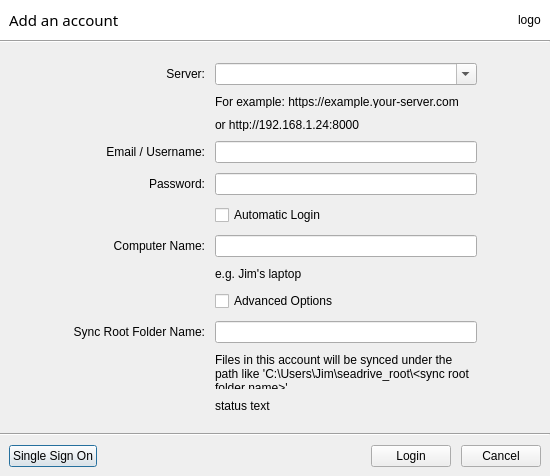
<?xml version="1.0" encoding="UTF-8"?>
<ui version="4.0">
 <class>LoginDialog</class>
 <widget class="QDialog" name="LoginDialog">
  <property name="geometry">
   <rect>
    <x>0</x>
    <y>0</y>
    <width>550</width>
    <height>476</height>
   </rect>
  </property>
  <property name="sizePolicy">
   <sizepolicy hsizetype="Expanding" vsizetype="Expanding">
    <horstretch>0</horstretch>
    <verstretch>0</verstretch>
   </sizepolicy>
  </property>
  <property name="windowTitle">
   <string>Dialog</string>
  </property>
  <property name="styleSheet">
   <string notr="true">QLineEdit {
min-width: 260px;
}</string>
  </property>
  <layout class="QVBoxLayout" name="verticalLayout">
   <property name="spacing">
    <number>0</number>
   </property>
   <property name="leftMargin">
    <number>0</number>
   </property>
   <property name="topMargin">
    <number>0</number>
   </property>
   <property name="rightMargin">
    <number>0</number>
   </property>
   <property name="bottomMargin">
    <number>0</number>
   </property>
   <item>
    <widget class="QWidget" name="widget" native="true">
     <property name="styleSheet">
      <string notr="true">background: white;</string>
     </property>
     <layout class="QHBoxLayout" name="horizontalLayout_2">
      <item>
       <widget class="QLabel" name="mTitle">
        <property name="font">
         <font>
          <family>Sans Serif</family>
          <pointsize>11</pointsize>
         </font>
        </property>
        <property name="styleSheet">
         <string notr="true"/>
        </property>
        <property name="text">
         <string>Add an account</string>
        </property>
       </widget>
      </item>
      <item>
       <spacer name="horizontalSpacer_4">
        <property name="orientation">
         <enum>Qt::Horizontal</enum>
        </property>
        <property name="sizeHint" stdset="0">
         <size>
          <width>376</width>
          <height>20</height>
         </size>
        </property>
       </spacer>
      </item>
      <item>
       <widget class="QLabel" name="mLogo">
        <property name="text">
         <string>logo</string>
        </property>
       </widget>
      </item>
     </layout>
    </widget>
   </item>
   <item>
    <widget class="Line" name="line">
     <property name="orientation">
      <enum>Qt::Horizontal</enum>
     </property>
    </widget>
   </item>
   <item>
    <spacer name="verticalSpacer">
     <property name="orientation">
      <enum>Qt::Vertical</enum>
     </property>
     <property name="sizeHint" stdset="0">
      <size>
       <width>20</width>
       <height>85</height>
      </size>
     </property>
    </spacer>
   </item>
   <item>
    <layout class="QHBoxLayout" name="horizontalLayout_3">
     <item>
      <spacer name="horizontalSpacer_2">
       <property name="orientation">
        <enum>Qt::Horizontal</enum>
       </property>
       <property name="sizeHint" stdset="0">
        <size>
         <width>40</width>
         <height>20</height>
        </size>
       </property>
      </spacer>
     </item>
     <item>
      <layout class="QGridLayout" name="gridLayout">
       <property name="topMargin">
        <number>20</number>
       </property>
       <property name="bottomMargin">
        <number>20</number>
       </property>
       <property name="spacing">
        <number>10</number>
       </property>
       <item row="3" column="2">
        <widget class="QLineEdit" name="mPassword">
         <property name="echoMode">
          <enum>QLineEdit::Password</enum>
         </property>
        </widget>
       </item>
       <item row="2" column="0">
        <widget class="QLabel" name="label_2">
         <property name="text">
          <string>Email / Username:</string>
         </property>
         <property name="alignment">
          <set>Qt::AlignRight|Qt::AlignTrailing|Qt::AlignVCenter</set>
         </property>
        </widget>
       </item>
       <item row="4" column="2">
        <layout class="QGridLayout" name="automaticLoginLayout">
         <property name="verticalSpacing">
          <number>0</number>
         </property>
         <item row="0" column="0">
          <widget class="QCheckBox" name="mAutomaticLogin">
           <property name="text">
            <string>Automatic Login</string>
           </property>
          </widget>
         </item>
         <item row="1" column="0">
          <spacer name="verticalSpacer4">
           <property name="orientation">
            <enum>Qt::Vertical</enum>
           </property>
           <property name="sizeHint" stdset="0">
            <size>
             <width>20</width>
             <height>4</height>
            </size>
           </property>
          </spacer>
         </item>
        </layout>
       </item>
       <item row="8" column="2">
        <widget class="QLineEdit" name="mSyncRootFolderName"/>
       </item>
       <item row="3" column="0">
        <widget class="QLabel" name="label_3">
         <property name="text">
          <string>Password:</string>
         </property>
         <property name="alignment">
          <set>Qt::AlignRight|Qt::AlignTrailing|Qt::AlignVCenter</set>
         </property>
        </widget>
       </item>
       <item row="0" column="0">
        <widget class="QLabel" name="serverUrl">
         <property name="text">
          <string>Server:</string>
         </property>
         <property name="alignment">
          <set>Qt::AlignRight|Qt::AlignTrailing|Qt::AlignVCenter</set>
         </property>
        </widget>
       </item>
       <item row="7" column="2">
        <widget class="QCheckBox" name="mAdvancedOptions">
         <property name="text">
          <string>Advanced Options</string>
         </property>
        </widget>
       </item>
       <item row="6" column="2">
        <widget class="QLabel" name="hint_3">
         <property name="text">
          <string>e.g. Jim's laptop</string>
         </property>
        </widget>
       </item>
       <item row="0" column="2">
        <widget class="QComboBox" name="mServerAddr">
         <property name="editable">
          <bool>true</bool>
         </property>
        </widget>
       </item>
       <item row="8" column="0">
        <widget class="QLabel" name="label_7">
         <property name="text">
          <string>Sync Root Folder Name:</string>
         </property>
         <property name="alignment">
          <set>Qt::AlignRight|Qt::AlignTrailing|Qt::AlignVCenter</set>
         </property>
        </widget>
       </item>
       <item row="5" column="2">
        <widget class="QLineEdit" name="mComputerName"/>
       </item>
       <item row="5" column="0">
        <widget class="QLabel" name="label_5">
         <property name="text">
          <string>Computer Name:</string>
         </property>
         <property name="alignment">
          <set>Qt::AlignRight|Qt::AlignTrailing|Qt::AlignVCenter</set>
         </property>
         <property name="wordWrap">
          <bool>true</bool>
         </property>
        </widget>
       </item>
       <item row="1" column="2">
        <layout class="QVBoxLayout" name="serverNoteLayout">
         <item>
          <widget class="QLabel" name="hint">
           <property name="lineWidth">
            <number>1</number>
           </property>
           <property name="text">
            <string>&lt;html&gt;&lt;head/&gt;&lt;body&gt;&lt;p&gt;For example: https://example.your-server.com&lt;/p&gt;&lt;/body&gt;&lt;/html&gt;</string>
           </property>
           <property name="textFormat">
            <enum>Qt::AutoText</enum>
           </property>
           <property name="openExternalLinks">
            <bool>false</bool>
           </property>
           <property name="textInteractionFlags">
            <set>Qt::LinksAccessibleByMouse</set>
           </property>
          </widget>
         </item>
         <item>
          <widget class="QLabel" name="hint_2">
           <property name="enabled">
            <bool>true</bool>
           </property>
           <property name="text">
            <string>or http://192.168.1.24:8000</string>
           </property>
           <property name="openExternalLinks">
            <bool>false</bool>
           </property>
          </widget>
         </item>
        </layout>
       </item>
       <item row="2" column="2">
        <widget class="QLineEdit" name="mUsername"/>
       </item>
       <item row="10" column="2">
        <widget class="QLabel" name="mStatusText">
         <property name="enabled">
          <bool>true</bool>
         </property>
         <property name="text">
          <string>status text</string>
         </property>
        </widget>
       </item>
       <item row="9" column="2">
        <widget class="QLabel" name="hint_4">
         <property name="text">
          <string>&lt;html&gt;&lt;head/&gt;&lt;body&gt;&lt;p&gt;Files in this account will be synced under the path like 'C:\Users\Jim\seadrive_root\&amp;lt;sync root folder name&amp;gt;'&lt;/p&gt;&lt;/body&gt;&lt;/html&gt;</string>
         </property>
         <property name="wordWrap">
          <bool>true</bool>
         </property>
        </widget>
       </item>
      </layout>
     </item>
     <item>
      <spacer name="horizontalSpacer_3">
       <property name="orientation">
        <enum>Qt::Horizontal</enum>
       </property>
       <property name="sizeHint" stdset="0">
        <size>
         <width>40</width>
         <height>20</height>
        </size>
       </property>
      </spacer>
     </item>
    </layout>
   </item>
   <item>
    <spacer name="verticalSpacer_2">
     <property name="orientation">
      <enum>Qt::Vertical</enum>
     </property>
     <property name="sizeHint" stdset="0">
      <size>
       <width>20</width>
       <height>85</height>
      </size>
     </property>
    </spacer>
   </item>
   <item>
    <widget class="Line" name="line_2">
     <property name="orientation">
      <enum>Qt::Horizontal</enum>
     </property>
    </widget>
   </item>
   <item>
    <layout class="QHBoxLayout" name="horizontalLayout">
     <property name="spacing">
      <number>10</number>
     </property>
     <property name="leftMargin">
      <number>9</number>
     </property>
     <property name="topMargin">
      <number>9</number>
     </property>
     <property name="rightMargin">
      <number>9</number>
     </property>
     <property name="bottomMargin">
      <number>9</number>
     </property>
     <item>
      <widget class="QPushButton" name="mSSOBtn">
       <property name="text">
        <string>Single Sign On</string>
       </property>
      </widget>
     </item>
     <item>
      <spacer name="horizontalSpacer">
       <property name="orientation">
        <enum>Qt::Horizontal</enum>
       </property>
       <property name="sizeHint" stdset="0">
        <size>
         <width>40</width>
         <height>20</height>
        </size>
       </property>
      </spacer>
     </item>
     <item>
      <widget class="QPushButton" name="mSubmitBtn">
       <property name="text">
        <string>Login</string>
       </property>
      </widget>
     </item>
     <item>
      <widget class="QPushButton" name="pushButton">
       <property name="text">
        <string>Cancel</string>
       </property>
      </widget>
     </item>
    </layout>
   </item>
  </layout>
 </widget>
 <tabstops>
  <tabstop>mServerAddr</tabstop>
  <tabstop>mUsername</tabstop>
  <tabstop>mPassword</tabstop>
  <tabstop>mComputerName</tabstop>
  <tabstop>mSubmitBtn</tabstop>
  <tabstop>pushButton</tabstop>
 </tabstops>
 <resources/>
 <connections>
  <connection>
   <sender>pushButton</sender>
   <signal>clicked()</signal>
   <receiver>LoginDialog</receiver>
   <slot>reject()</slot>
   <hints>
    <hint type="sourcelabel">
     <x>299</x>
     <y>180</y>
    </hint>
    <hint type="destinationlabel">
     <x>339</x>
     <y>4</y>
    </hint>
   </hints>
  </connection>
 </connections>
</ui>
